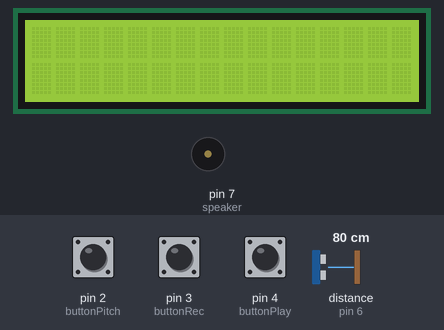
This sketch was run on a simulated Arduino Uno, built with avr-gcc and run on an emulated ATmega328P. Parts: 16×2 character LCD, buzzer (waves = sounding). Wiring (inferred from the names in the program): ultrasonic range finder: trigger pin 5; echo pin 6. Inputs (shaded band) come from the test bench; at power-on: pin 2 (buttonPitch) LOW, distance to the obstacle (sensor on pin 6) 80 cm, pin 3 (buttonRec) LOW, pin 4 (buttonPlay) LOW. The echo pulse lasts 58.3 µs per cm; what the sketch prints to the serial monitor is not drawn.

Above: at 1.2 s.
1.3 s: pin 2 (buttonPitch) pulled HIGH for 0.15 s
At 1.9 s:
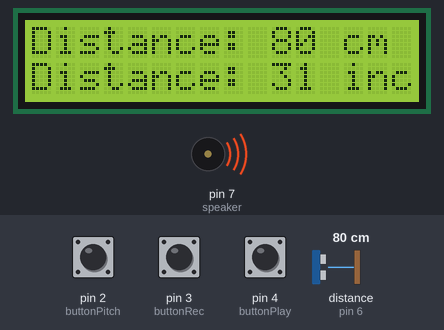
2.9 s: distance to the obstacle (sensor on pin 6) set to 9 cm
At 4.28 s:
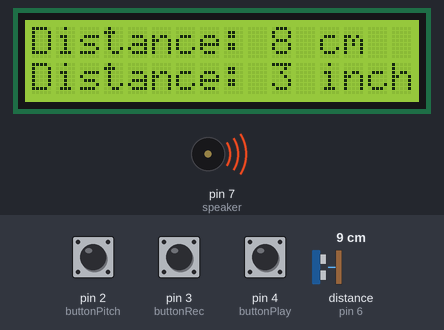
5.0 s: pin 3 (buttonRec) pulled HIGH for 0.15 s
At 5.8 s:
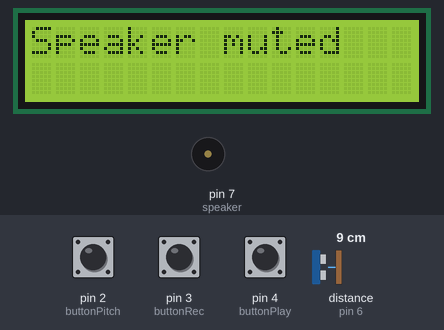
6.6 s: pin 2 (buttonPitch) pulled HIGH for 1 s
At 7.6 s:
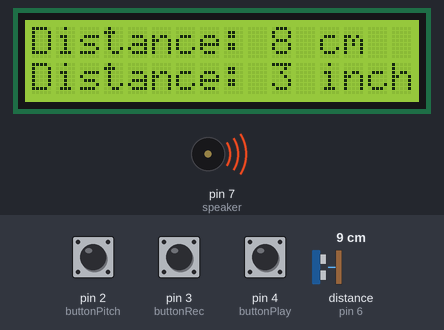
9.6 s: distance to the obstacle (sensor on pin 6) set to 2 cm
At 11.0 s:
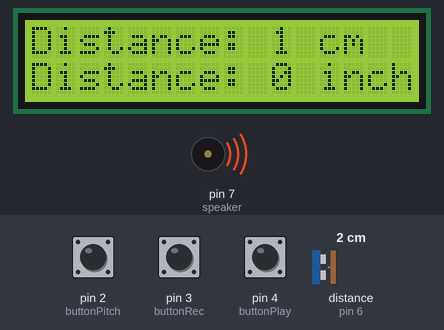
11.3 s: distance to the obstacle (sensor on pin 6) set to 4 cm
At 11.55 s:
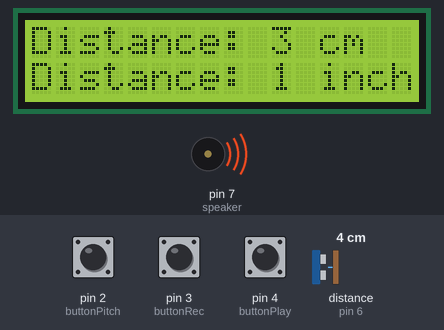
Timing chart, 0 to 13.9 s (numbered marks = the images above; inputs shaded):
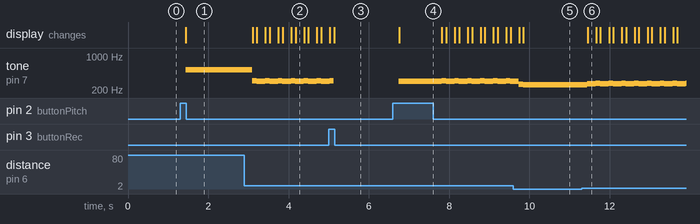

The sketch:

project2_Alexander_Liam.ino
```cpp
/*
 * Liam Alexander
 * IXD VDES20146 3D Design 1: Spatial Thinking and Materials
 * Project 2 – Sound
 * Fall 2020
*/
//-----------------------------------------------
//------Link to fritzing diagram of circuit------
//-----------------------------------------------
//Breadboard view: https://sheridanc-my.sharepoint.com/:i:/g/personal/alexalia_shernet_sheridancollege_ca/EUBjsMh3GEtDsMbzEtL2DJsBxA4s8kVpkr4Xq38cNjUSsA?e=gpFGNy
//-----------------------------------------------
//----------Link to Picture of circuit-----------
//-----------------------------------------------
//Overhead picture: https://sheridanc-my.sharepoint.com/:i:/g/personal/alexalia_shernet_sheridancollege_ca/Eci97a0RJ_hJvvtTgcOo1q0BuTzAxTwCWGMNlIEmAkWhyw?e=e3aCIS
//-----------------------------------------------
//-----------------General notes-----------------
//-----------------------------------------------
// HARDWARE USED:
/* - arduino UNO
 * - 2x 10k resistor
 * - 220 resistor
 * - 2 momentary pushbutton
 * - ultrasonic sensor (HC-SR04)
 * - 16x2 lcd display
 * - 8ohm speaker
 * - aligator clips
 * - lots of wire
 * - 2x small breadboard
*/

// HOW TO USE CIRCUIT

//MODE 1 (sound)
/* First press the start button
 * Move obj (hand or flat surface) towards and away from ultrasonic
 * sensor to change distance reading to produce sound
*/
// MODE 2 (MUTE)
// To mute the circuit press the mute button

//-----------------------------------------------
//-Resources refrenced / sources for inspiration-
//-----------------------------------------------
/*
 * Hello world LCD example : https://www.arduino.cc/en/Tutorial/LibraryExamples/HelloWorld
 * Button debounce example : https://www.arduino.cc/en/Tutorial/BuiltInExamples/Debounce
 * ultrasonic sensor and lcd example : https://create.arduino.cc/projecthub/abdularbi17/ultrasonic-sensor-hc-sr04-with-arduino-tutorial-327ff6
 * ultrasonic reading to notes : https://www.instructables.com/Ultrasonic-Theremin-Teach-Sound/
 * Switch case refrence: https://www.arduino.cc/reference/en/language/structure/control-structure/switchcase/
 * noTone refrence :https://www.arduino.cc/reference/en/language/functions/advanced-io/notone/
*/

//#include "pitches.h"
#include <LiquidCrystal.h>
LiquidCrystal lcd(8, 9, 10, 11, 12, 13); // RS, EN, D4, D5, D6, D7

const int speaker = 7;
int mode;

//ultrasonic sensor varibles
//long duration; // variable for the duration of sound wave travel
int distance_cm; // variable for centimeters measurement
int distance_inch; // variable for inches measurement
long duration, inches, cm;

//ultrasonic sensor pin numbers
const int triggerPin = 5;
const int echoPin = 6;

//button costant pin numbers
const int buttonPitch=2;
const int buttonRec=3;
const int buttonPlay=4;

//Button state varibles
int buttonPitchState;
int buttonRecState;
int buttonPlayState;

//Button LAST state varibles *REFRENCED FROM BUTTON DEBOUNCE*
int lastButtonPitchState = LOW;
int lastButtonRecState = LOW;
int lastButtonPlayState = LOW;

//***directly from debounce source***
// the following variables are unsigned longs because the time, measured in
// milliseconds, will quickly become a bigger number than can be stored in an int.
unsigned long lastDebounceTime = 0;  // the last time the output pin was toggled
unsigned long debounceDelay = 50;    // the debounce time; increase if the output flickers
//***end of deobuce source***

int melody[50];
unsigned long previousMillis = 0;

//sourced from https://github.com/robsoncouto/arduino-songs
//int notes = sizeof(melody) / sizeof(melody[0]) / 2;

void setup() {

Serial.begin(9600);

//button pinmodes
  pinMode(buttonPitch,INPUT);
  pinMode(buttonRec,INPUT);
  pinMode(buttonPlay,INPUT);

//ultrasonic sensor pinmodes
  pinMode(triggerPin,OUTPUT);
  pinMode(echoPin,INPUT);

  lcd.begin(16, 2); // lcd starts with resolution 16x2

}

void loop() {


unsigned long currentMillis = millis();

int buttonPitchState = digitalRead(buttonPitch);
int buttonRecState = digitalRead(buttonRec);
int readingPlayState = digitalRead(buttonPlay);
int pitch;
ultrasonicReading();
pitch = constrain(map(cm, 1, 40, 256, 523), 220, 523);

      if (buttonPitchState == HIGH) {
        noTone(speaker);
        mode=1;
        Serial.println("pitch on");
      }
      else if (buttonRecState == HIGH) {
        noTone(speaker);

        mode=2;
        Serial.println("rec on");
      }


switch(mode){

  case 1:
    Serial.println("mode 1");
    tone(speaker,pitch);
    Serial.println(pitch);
    lcd.setCursor(0, 0);
    lcd.print("Distance: ");
    lcd.print(cm);
    lcd.println(" cm  ");
    lcd.setCursor(0, 1);
    lcd.print("Distance: ");
    lcd.print(inches);
    lcd.println(" inch  ");
    break;

  case 2:
    Serial.println("mode 2");
lcd.setCursor(0, 0);
lcd.print("Speaker muted     ");
lcd.setCursor(0, 1);
lcd.print("                             ");
    break;

  default:
  break;
}//end of switch statment for mode


}//end of void loop

void ultrasonicReading(){

//  long duration, inches, cm;
   pinMode(triggerPin, OUTPUT);
   digitalWrite(triggerPin, LOW);
   delayMicroseconds(2);
   digitalWrite(triggerPin, HIGH);
   delayMicroseconds(10);
   digitalWrite(triggerPin, LOW);
   pinMode(echoPin, INPUT);
   duration = pulseIn(echoPin, HIGH);
   inches = microsecondsToInches(duration);
   cm = microsecondsToCentimeters(duration);
   delay(100);
}

long microsecondsToInches(long microseconds) {
   return microseconds / 74 / 2;
}

long microsecondsToCentimeters(long microseconds) {
  return microseconds / 29 / 2;
}
```

Measured:
- after the input at 1.3 s, tone on pin 7 (speaker): silent → 523 Hz after 0.13 s; the display: changes after 0.14 s (image 1)
- after the input at 2.9 s, tone on pin 7 (speaker): alternates 310 Hz for 0.11 s and 303 Hz for 0.21 s, starting after 0.20 s; the display: first changes after 0.20 s (image 2 shows a later state)
- after the input at 5.0 s, the display: first differs from a run without the input after 0.14 s (image 3)
- after the input at 6.6 s, tone on pin 7 (speaker): silent → 303 Hz after 0.15 s, then repeats every 0.32 s: 310 Hz 0.11 s, 303 Hz 0.21 s; the display: changes after 0.15 s (image 4)
- after the input at 9.6 s, the display: first changes after 0.15 s (image 5 shows a later state)
- after the input at 11.3 s, tone on pin 7 (speaker): alternates 276 Hz for 0.11 s and 269 Hz for 0.21 s, starting after 0.14 s; the display: changes after 0.15 s (image 6)
